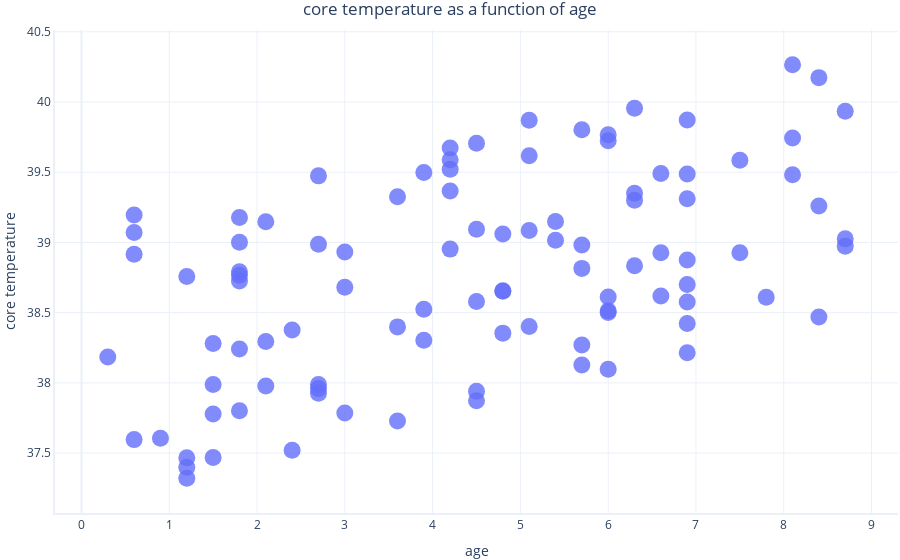

Notebook code for this chart:
### Markdown cell above
Si nos fijamos en nuestra característica (edad), podemos ver que los perros tenían 9 años o menos, y que las edades están distribuidas uniformemente. En otras palabras, ninguna edad en particular es sustancialmente más común que otra.

Si observamos nuestra etiqueta (core_temperature), la mayoría de los perros parecen tener una temperatura central ligeramente elevada (normalmente esperaríamos ~37,5 grados centígrados), lo que indica que no se encuentran bien. Un pequeño número de perros tiene una temperatura superior a 40 grados, lo que indica que se encuentran bastante mal.

Simplemente porque la forma de estas distribuciones es diferente, podemos suponer que la característica no será capaz de predecir la etiqueta extremadamente bien. Por ejemplo, si la vejez predijera perfectamente quién tendrá una temperatura alta, entonces el número de perros viejos coincidiría exactamente con el número de perros con una temperatura alta.

Sin embargo, el modelo puede resultar útil, así que continuemos.

El siguiente paso es observar la relación. Vamos a trazar la relación entre las etiquetas y las características.

### Code cell
graphing.scatter_2D(dataset, label_x="age", label_y="core_temperature", title='core temperature as a function of age')

### Figure 1 — Plotly figure (JSON) as saved in the notebook; plotly's stock layout.template omitted (floating-point values rounded to 4 significant figures)
{"data": [{"hovertemplate": "age=%{x}<br>core temperature=%{y}<extra></extra>", "legendgroup": "", "marker": {"color": "#636efa", "size": 17, "symbol": "circle"}, "mode": "markers", "name": "", "orientation": "v", "showlegend": false, "type": "scatter", "x": [6.9, 5.4, 5.4, 4.8, 4.8, 7.8, 2.7, 5.7, 1.5, 1.8, 4.2, 4.5, 1.5, 5.1, 4.8, 5.1, 3.6, 4.2, 2.7, 8.7, 0.9, 6.3, 1.2, 2.7, 6, 6, 0.6, 3.9, 6, 5.7, 6.9, 5.1, 2.1, 3.6, 6.3, 2.4, 8.4, 7.5, 5.7, 5.7, 2.7, 4.2, 6.9, 3, 1.8, 2.4, 6.3, 0.6, 1.8, 4.8, 8.4, 8.1, 6.3, 8.7, 4.5, 4.5, 7.5, 1.2, 5.7, 0.6, 6.9, 8.1, 0.6, 1.2, 6.6, 8.1, 2.7, 3.9, 4.2, 6.9, 1.2, 3.9, 3.6, 0.3, 3, 8.7, 2.1, 6.6, 1.5, 5.1, 6, 2.1, 6, 4.2, 1.5, 1.8, 1.8, 6.9, 6.9, 4.5, 1.8, 8.4, 3, 4.5, 1.8, 6.6, 6.9, 6], "xaxis": "x", "y": [38.42, 39.02, 39.15, 39.06, 38.66, 38.61, 39.47, 38.82, 37.78, 39.18, 39.52, 38.58, 38.28, 38.4, 38.65, 39.62, 37.73, 39.37, 37.99, 39.93, 37.61, 38.83, 37.4, 38.99, 39.72, 38.1, 37.6, 39.5, 38.5, 38.27, 38.7, 39.08, 38.29, 38.4, 39.3, 38.38, 38.47, 39.59, 38.13, 39.8, 37.93, 39.67, 38.21, 38.93, 37.8, 37.52, 39.35, 38.92, 38.73, 38.35, 40.17, 39.48, 39.96, 39.03, 39.71, 37.87, 38.93, 38.76, 38.98, 39.07, 39.31, 40.26, 39.2, 37.47, 38.62, 39.74, 37.96, 38.52, 39.59, 39.49, 37.32, 38.3, 39.33, 38.18, 37.79, 38.97, 37.98, 38.93, 37.99, 39.87, 38.51, 39.15, 38.61, 38.95, 37.47, 38.24, 38.77, 39.87, 38.87, 39.09, 39.0, 39.26, 38.68, 37.94, 38.79, 39.49, 38.58, 39.77], "yaxis": "y"}], "layout": {"legend": {"tracegroupgap": 0}, "title": {"text": "core temperature as a function of age"}, "xaxis": {"anchor": "y", "domain": [0, 1], "title": {"text": "age"}}, "yaxis": {"anchor": "x", "domain": [0, 1], "title": {"text": "core temperature"}}}}
